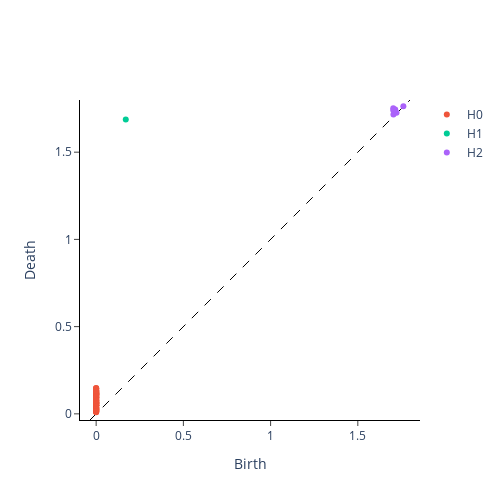

The cell this chart's notebook holds for it:
### Markdown cell above
Here are some of the persistence diagrams. Note: The off-diagonal points denote the persistence of a homology in the corresponding dimension. The further away from the diagonal a point is denotes how strong the persistence is. A strong dimension 0 persistence indicates the presence of connected components, a strong dimension 1 persistence indicates the presence of loops in our data and finally a strong dimension 2 persistence indicates the presence of voids in our data. Reality check: For the circle, we need to see strong dimension 0 and dimension 1 persistence, while for the sphere we need to see strong dimension 0 and dimension 2 persistence.

### Code cell
plot_diagram(diagrams[0]).show() # Circle
